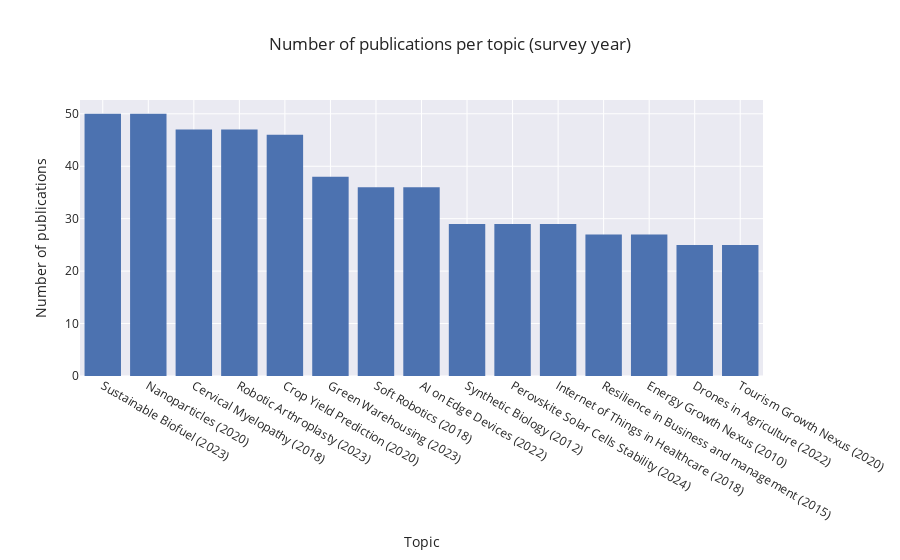

Notebook code cell kept with this figure:
### Code cell
# histogram for number of publications per survey

fig = px.histogram(core_pubs, x="Topic", title="Number of publications per topic (survey year)", labels={"Topic": "Topic (survey year)"})
fig.update_layout(xaxis_title="Topic", yaxis_title="Number of publications", xaxis_categoryorder="total descending")
fig.show()

### Figure 1 — Plotly figure (JSON) as saved in the notebook; plotly's stock layout.template omitted (floating-point values rounded to 4 significant figures; data arrays with more than 128 entries replaced by an {"elided": "..."} marker saying what was removed)
{"data": [{"alignmentgroup": "True", "bingroup": "x", "hovertemplate": "Topic (survey year)=%{x}<br>count=%{y}<extra></extra>", "legendgroup": "", "marker": {"color": "rgb(76,114,176)", "pattern": {"shape": ""}}, "name": "", "offsetgroup": "", "orientation": "v", "showlegend": false, "type": "histogram", "x": {"elided": "541 str values"}, "xaxis": "x", "yaxis": "y"}], "layout": {"barmode": "relative", "legend": {"tracegroupgap": 0}, "title": {"text": "Number of publications per topic (survey year)"}, "xaxis": {"anchor": "y", "categoryorder": "total descending", "domain": [0, 1], "title": {"text": "Topic"}}, "yaxis": {"anchor": "x", "domain": [0, 1], "title": {"text": "Number of publications"}}}}
